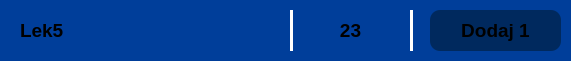
    <widget class="QFrame" name="frame_38">
     <property name="geometry">
      <rect>
       <x>40</x>
       <y>290</y>
       <width>571</width>
       <height>61</height>
      </rect>
     </property>
     <property name="styleSheet">
      <string notr="true">background-color: rgb(0, 62, 154);
border-radius: 10px;</string>
     </property>
     <property name="frameShape">
      <enum>QFrame::Shape::StyledPanel</enum>
     </property>
     <property name="frameShadow">
      <enum>QFrame::Shadow::Raised</enum>
     </property>
     <widget class="Line" name="line_16">
      <property name="geometry">
       <rect>
        <x>290</x>
        <y>10</y>
        <width>3</width>
        <height>41</height>
       </rect>
      </property>
      <property name="styleSheet">
       <string notr="true">background-color: white;</string>
      </property>
      <property name="orientation">
       <enum>Qt::Orientation::Vertical</enum>
      </property>
     </widget>
     <widget class="Line" name="line_17">
      <property name="geometry">
       <rect>
        <x>410</x>
        <y>10</y>
        <width>3</width>
        <height>41</height>
       </rect>
      </property>
      <property name="styleSheet">
       <string notr="true">background-color: white;</string>
      </property>
      <property name="orientation">
       <enum>Qt::Orientation::Vertical</enum>
      </property>
     </widget>
     <widget class="QLabel" name="label_38">
      <property name="geometry">
       <rect>
        <x>310</x>
        <y>10</y>
        <width>81</width>
        <height>41</height>
       </rect>
      </property>
      <property name="font">
       <font>
        <pointsize>14</pointsize>
        <bold>true</bold>
       </font>
      </property>
      <property name="layoutDirection">
       <enum>Qt::LayoutDirection::LeftToRight</enum>
      </property>
      <property name="styleSheet">
       <string notr="true"/>
      </property>
      <property name="text">
       <string>23</string>
      </property>
      <property name="textFormat">
       <enum>Qt::TextFormat::RichText</enum>
      </property>
      <property name="alignment">
       <set>Qt::AlignmentFlag::AlignCenter</set>
      </property>
     </widget>
     <widget class="QLabel" name="label_39">
      <property name="geometry">
       <rect>
        <x>20</x>
        <y>10</y>
        <width>261</width>
        <height>41</height>
       </rect>
      </property>
      <property name="font">
       <font>
        <pointsize>14</pointsize>
        <bold>true</bold>
       </font>
      </property>
      <property name="layoutDirection">
       <enum>Qt::LayoutDirection::LeftToRight</enum>
      </property>
      <property name="styleSheet">
       <string notr="true"/>
      </property>
      <property name="text">
       <string>Lek5</string>
      </property>
      <property name="textFormat">
       <enum>Qt::TextFormat::RichText</enum>
      </property>
      <property name="alignment">
       <set>Qt::AlignmentFlag::AlignLeading|Qt::AlignmentFlag::AlignLeft|Qt::AlignmentFlag::AlignVCenter</set>
      </property>
     </widget>
     <widget class="QFrame" name="frame_39">
      <property name="geometry">
       <rect>
        <x>430</x>
        <y>10</y>
        <width>131</width>
        <height>41</height>
       </rect>
      </property>
      <property name="styleSheet">
       <string notr="true">background-color: rgb(0, 41, 94);
border-radius: 10px;</string>
      </property>
      <property name="frameShape">
       <enum>QFrame::Shape::StyledPanel</enum>
      </property>
      <property name="frameShadow">
       <enum>QFrame::Shadow::Raised</enum>
      </property>
      <widget class="QFrame" name="frame_40">
       <property name="geometry">
        <rect>
         <x>270</x>
         <y>60</y>
         <width>841</width>
         <height>61</height>
        </rect>
       </property>
       <property name="styleSheet">
        <string notr="true">background-color: rgb(0, 62, 154);
border-radius: 10px;</string>
       </property>
       <property name="frameShape">
        <enum>QFrame::Shape::StyledPanel</enum>
       </property>
       <property name="frameShadow">
        <enum>QFrame::Shadow::Raised</enum>
       </property>
      </widget>
      <widget class="QLabel" name="label_40">
       <property name="geometry">
        <rect>
         <x>10</x>
         <y>0</y>
         <width>111</width>
         <height>41</height>
        </rect>
       </property>
       <property name="font">
        <font>
         <pointsize>14</pointsize>
         <bold>true</bold>
        </font>
       </property>
       <property name="layoutDirection">
        <enum>Qt::LayoutDirection::LeftToRight</enum>
       </property>
       <property name="styleSheet">
        <string notr="true"/>
       </property>
       <property name="text">
        <string>Dodaj 1</string>
       </property>
       <property name="textFormat">
        <enum>Qt::TextFormat::RichText</enum>
       </property>
       <property name="alignment">
        <set>Qt::AlignmentFlag::AlignCenter</set>
       </property>
      </widget>
     </widget>
    </widget>
